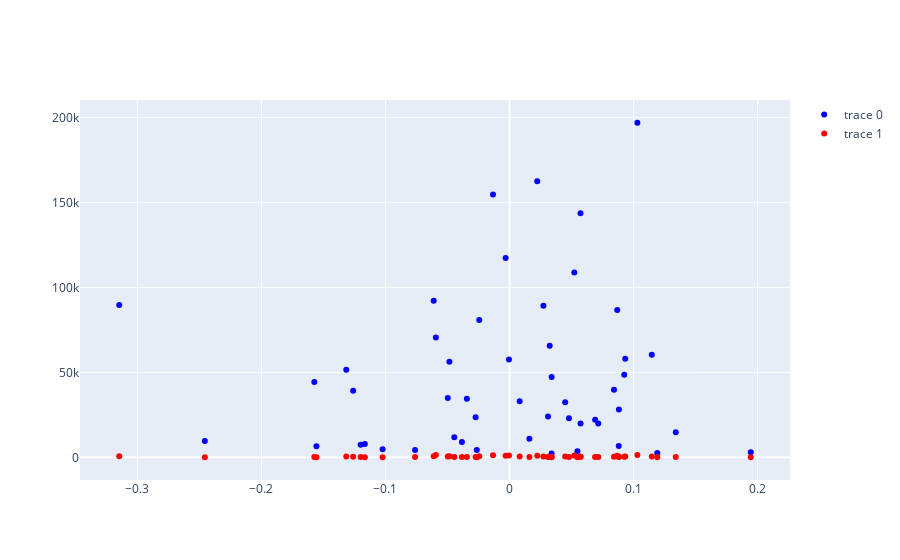

The notebook cell saved with this chart:
### Code cell
# fig = px.scatter(video_comp_sentiments, x='avg_comp_sentiment', y='vid_viewcount'
#                 )
# fig.update_traces(hovertemplate='%{} <br>Sentiment: %{x} <br>View Count: %{y}')

fig = go.Figure(data=go.Scatter(
    x=video_comp_sentiments['avg_comp_sentiment'],
    y=video_comp_sentiments['vid_viewcount'],
    mode='markers',
    # marker=dict(
    #     size=14,
    #     color=video_comp_sentiments['avg_comp_sentiment'],
    #     colorscale="Viridis"
    # )
    # marker_color=video_comp_sentiments['avg_comp_sentiment'],
    marker_color='Blue',
    # colorscale="Viridis",
    text=video_comp_sentiments['vid_title'],
    hovertemplate='<b>%{text}</b> <br>Sentiment Value: %{x} <br>View Count: %{y}'))

fig.add_trace(go.Scatter(
    x=video_comp_sentiments['avg_comp_sentiment'],
    y=video_comp_sentiments['vid_likecount'],
    mode='markers',
    marker_color='Red'
))

fig.show()

### Figure 1 — Plotly figure (JSON) as saved in the notebook; plotly's stock layout.template omitted (floating-point values rounded to 4 significant figures)
{"data": [{"hovertemplate": "<b>%{text}</b> <br>Sentiment Value: %{x} <br>View Count: %{y}", "marker": {"color": "Blue"}, "mode": "markers", "text": ["Canada police: we may never know what motivated suspect Myles Sanderson", "Pakistan: hospitals struggle with influx of patients as third of country under water", "Bridge collapses during ribbon-cutting ceremony in Democratic Republic of Congo", "Liz Truss and Keir Starmer face off for first time at PMQs", "Typhoon Hinnamnor: two rescued from underground car park in South Korea", "Liz Truss faces her first prime minister's questions – watch live", "Putin threatens to ‘freeze’ west by cutting gas and oil supplies if price caps imposed", "Putin says election of Truss as UK leader ‘far from democratic’", "Thérèse Coffey's alarm goes off during LBC interview: ‘You’re gonna get a bit of Dr Dre’", "Ukraine: United Nations 'gravely concerned' about Zaporizhzhia plant", "30 hours to power: Liz Truss's journey to becoming PM", "Liz Truss makes first speech as PM after meeting the Queen – watch in full", "Emily Maitlis 'completely wrong' about BBC Tory agent claims, says chairman", "Liz Truss makes first speech as prime minister – watch live", "Bolsonaro's war on the Amazon: examining evidence of crimes against Indigenous people", "Meghan in first UK speech since she left royal duties: 'Very nice to be back'", "The Florida activist poised to become the first Gen Z member of Congress", "Johnson compares himself to Roman dictator in speech hinting at comeback", "Boris Johnson's final speech as PM in full: 'We will come out stronger'", "Boris Johnson delivers final speech as prime minister – watch live", "Deadly earthquake hits south-west China", "Canada stabbing: body of one suspect found, say police", "Meghan Markle delivers speech at Manchester young leaders' summit – watch live", "Pakistan PM visits flood-devastated Sindh province", "Priti Patel tells MPs to 'shut up' after tribute to Boris Johnson heckled", "'Boris Johnson round two':  Liz Truss booed as she enters party headquarters", "Ukraine PM Denys Shmyhal and EU foreign policy chief Josep Borrell speak in Brussels – watch live", "Keir Starmer says incoming prime minister Liz Truss 'out of touch'  –  video", "'Deliver, deliver, deliver': Truss vows change and thanks Johnson in acceptance speech", "Three things Liz Truss might prefer you to forget  #shorts", "Liz Truss declared Tory party leader and the UK's new prime minister", "What is Liz Truss's vision for Britain?", "Britain's next prime minister is announced after Conservative ballot – watch live", "Should we be eating insects? #shorts", "Sadness and celebrations as Chile overwhelmingly rejects progressive constitution", "Canada stabbings: some victims targeted while others were attacked at random, say police", "Donald Trump calls Joe Biden 'enemy of the state' after Mar-a-Lago raid", "Hijacked plane flies low over Mississippi", "Gorbachev 'was so amazing' says former adviser to Ronald Reagan at Moscow funeral", "IAEA delivers its assessment of Zaporizhzhia NPP after returning from facility", "IAEA chief delivers press conference in Vienna after returning from Zaporizhzhia NPP – watch in full", "Zelenskiy accuses Russia of 'radiation blackmail' after shelling near Zaporizhzhia plant", "Chicago mayor chides Texas governor for expelling migrants: 'A man without morals'", "Extinction Rebellion activists glue themselves around Speaker's chair in parliament", "Attack on Argentina vice-president 'most serious event since return of democracy'", "Man points gun at Argentinian vice-president Cristina Fernández de Kirchner", "Biden warns in primetime speech, ‘Democracy is under assault’,", "Biden delivers primetime speech from Philadelphia – as it happened", "Integrity of Zaporizhzhia nuclear plant 'violated several times', says IAEA head", "Footage shows moment of explosion at town near Zaporizhzhia nuclear plant"], "type": "scatter", "x": [-0.02639, 0.1944, 0.03238, -0.01332, -0.1166, -0.003156, -0.04848, 0.008158, 0.07154, -0.1557, 0.02234, 0.08419, 0.03389, 0.1031, -0.07614, 0.134, 0.1191, 0.03392, -0.0344, 0.05727, -0.02443, -0.04452, 0.04485, 0.03102, -0.06113, 0.05219, -0.1023, 0.08815, 0.09244, -0.0004606, 0.1147, 0.0868, 0.0933, 0.05471, 0.06899, -0.3146, -0.05941, 0.0273, 0.04789, -0.1574, -0.02734, -0.12, 0.08803, 0.01601, -0.0384, 0.05719, -0.1316, -0.04979, -0.1261, -0.2456], "y": [4246, 2897, 65671, 154636, 7819, 117232, 56155, 33025, 19919, 6565, 162377, 39712, 2238, 196827, 4278, 14786, 2516, 47205, 34372, 19849, 80712, 11771, 32405, 24004, 92108, 108668, 4790, 28093, 48560, 57477, 60299, 86627, 57998, 3517, 22019, 89547, 70418, 89155, 23027, 44372, 23500, 7333, 6647, 10854, 8988, 143562, 51551, 34874, 39143, 9529]}, {"marker": {"color": "Red"}, "mode": "markers", "type": "scatter", "x": [-0.02639, 0.1944, 0.03238, -0.01332, -0.1166, -0.003156, -0.04848, 0.008158, 0.07154, -0.1557, 0.02234, 0.08419, 0.03389, 0.1031, -0.07614, 0.134, 0.1191, 0.03392, -0.0344, 0.05727, -0.02443, -0.04452, 0.04485, 0.03102, -0.06113, 0.05219, -0.1023, 0.08815, 0.09244, -0.0004606, 0.1147, 0.0868, 0.0933, 0.05471, 0.06899, -0.3146, -0.05941, 0.0273, 0.04789, -0.1574, -0.02734, -0.12, 0.08803, 0.01601, -0.0384, 0.05719, -0.1316, -0.04979, -0.1261, -0.2456], "y": [35, 51, 348, 1222, 92, 931, 656, 514, 138, 94, 976, 389, 27, 1310, 108, 159, 65, 285, 239, 256, 670, 169, 415, 138, 653, 1057, 44, 387, 282, 1078, 403, 844, 399, 94, 158, 669, 1320, 417, 228, 219, 213, 208, 162, 181, 102, 364, 471, 403, 276, 80]}], "layout": {}}
